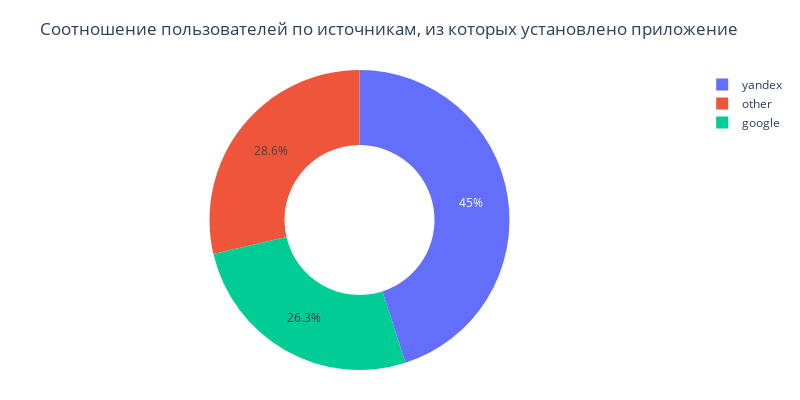

Notebook code for this chart:
### Code cell
values = users_by_source['fraction']
labels = users_by_source['source']

fig = go.Figure()
fig = go.Figure(data=[go.Pie(labels=labels, values=values, hole=.5)], 
               layout_title_text='Соотношение пользователей по источникам, из которых установлено приложение')

fig.update_layout(margin=dict(l=30, r=30, t=70, b=30))
fig.update_layout(width=800, height=400)
fig.show()

### Figure 1 — Plotly figure (JSON) as saved in the notebook; plotly's stock layout.template omitted (floating-point values rounded to 4 significant figures)
{"data": [{"hole": 0.5, "labels": ["google", "other", "yandex"], "type": "pie", "values": [26.3, 28.65, 45.05]}], "layout": {"height": 400, "margin": {"b": 30, "l": 30, "r": 30, "t": 70}, "title": {"text": "Соотношение пользователей по источникам, из которых установлено приложение"}, "width": 800}}
